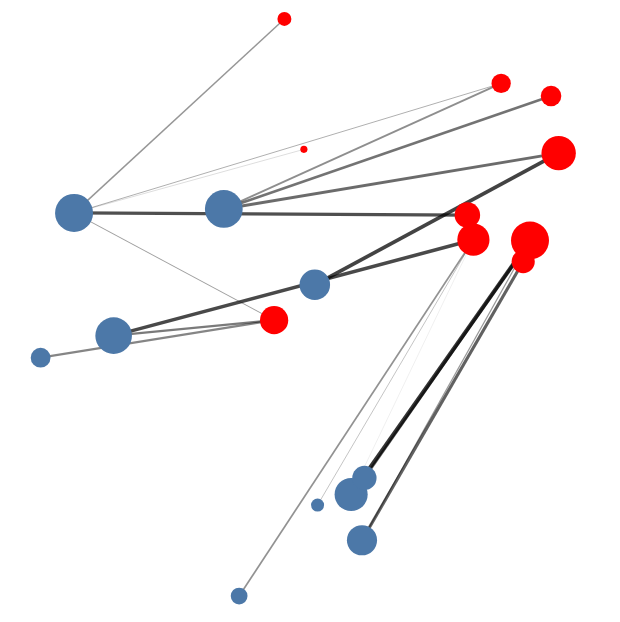

Write notebook code for a chart like this one.
### Code cell
p = InteriorPointMethod(cv,A,b)
n = max(size(μ)[1],size(ν)[1])
γ = round.(reshape(p,n,n),digits =4);

otplot = PlotOT(μ,ν,γ)

### Figure 1 — Vega-Lite specification as saved in the notebook (floating-point values rounded to 4 significant figures; data arrays with more than 128 entries replaced by an {"elided": "..."} marker saying what was removed)
{"layer": [{"data": {"values": {"elided": "200 records"}}, "encoding": {"detail": {"field": "pe", "type": "ordinal"}, "opacity": {"field": "ew", "legend": null, "type": "quantitative"}, "size": {"field": "ew", "legend": null, "scale": {"range": [0, 2]}, "type": "ordinal"}, "x": {"axis": null, "field": "edges_x", "type": "quantitative"}, "y": {"axis": null, "field": "edges_y", "type": "quantitative"}}, "height": 300, "mark": {"clip": false, "color": "black", "type": "line"}, "width": 300}, {"data": {"values": [{"size": 0.05477, "x": 1.31, "y": 1.233}, {"size": 0.2189, "x": 1.387, "y": 0.8668}, {"size": 0.07971, "x": 1.369, "y": 0.8176}, {"size": 0.06226, "x": 1.443, "y": 1.204}, {"size": 0.1199, "x": 0.7043, "y": 0.681}, {"size": 0.005342, "x": 0.7837, "y": 1.08}, {"size": 0.1562, "x": 1.236, "y": 0.8688}, {"size": 0.09741, "x": 1.22, "y": 0.9261}, {"size": 0.02742, "x": 0.7317, "y": 1.384}, {"size": 0.1781, "x": 1.463, "y": 1.071}]}, "encoding": {"size": {"field": "size", "legend": null, "title": null, "type": "q"}, "x": {"axis": null, "field": "x", "title": null, "type": "quantitative"}, "y": {"axis": null, "field": "y", "title": null, "type": "quantitative"}}, "height": 300, "mark": {"color": "red", "opacity": 1, "type": "circle"}, "width": 300}, {"data": {"values": [{"size": 0.1574, "x": 0.2764, "y": 0.6448}, {"size": 0.1088, "x": 0.8128, "y": 0.7634}, {"size": 0.03145, "x": 0.611, "y": 0.03732}, {"size": 0.1282, "x": 0.9097, "y": 0.2743}, {"size": 0.1675, "x": 0.5701, "y": 0.9404}, {"size": 0.01831, "x": 0.8202, "y": 0.2495}, {"size": 0.1696, "x": 0.1708, "y": 0.9312}, {"size": 0.106, "x": 0.9386, "y": 0.1675}, {"size": 0.06833, "x": 0.9451, "y": 0.3127}, {"size": 0.04453, "x": 0.08161, "y": 0.5935}]}, "encoding": {"size": {"field": "size", "legend": null, "title": null, "type": "q"}, "x": {"axis": null, "field": "x", "title": null, "type": "quantitative"}, "y": {"axis": null, "field": "y", "title": null, "type": "quantitative"}}, "height": 300, "mark": {"opacity": 1, "type": "circle"}, "width": 300}], "title": {"dy": -25, "fontSize": 14, "text": ""}, "view": {"stroke": null}}
